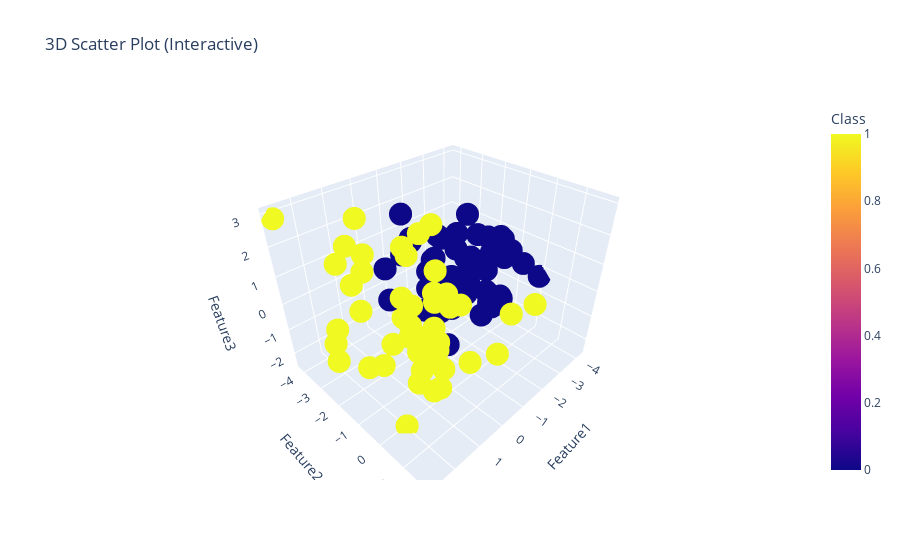

The cell this chart's notebook holds for it:
### Code cell
#Interactive 3D Plot
import plotly.express as px

# Create 3D scatter plot with Plotly
fig = px.scatter_3d(
    df,
    x='Feature1',
    y='Feature2',
    z='Feature3',
    color='Target',             # Color by target class
    title="3D Scatter Plot (Interactive)",
    labels={"Target": "Class"}
)

# Show the plot
fig.show()
